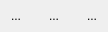
<?xml version="1.0" encoding="UTF-8"?>
<ui version="4.0">
 <class>BrowseAttachmentButtonBox</class>
 <widget class="QWidget" name="BrowseAttachmentButtonBox">
  <property name="geometry">
   <rect>
    <x>0</x>
    <y>0</y>
    <width>108</width>
    <height>32</height>
   </rect>
  </property>
  <property name="windowTitle">
   <string>Form</string>
  </property>
  <layout class="QHBoxLayout" name="horizontalLayout">
   <property name="spacing">
    <number>6</number>
   </property>
   <property name="leftMargin">
    <number>0</number>
   </property>
   <property name="topMargin">
    <number>0</number>
   </property>
   <property name="rightMargin">
    <number>0</number>
   </property>
   <property name="bottomMargin">
    <number>0</number>
   </property>
   <item>
    <widget class="QToolButton" name="buttonBrowseAudioAttachments">
     <property name="minimumSize">
      <size>
       <width>32</width>
       <height>32</height>
      </size>
     </property>
     <property name="maximumSize">
      <size>
       <width>32</width>
       <height>32</height>
      </size>
     </property>
     <property name="text">
      <string>...</string>
     </property>
     <property name="icon">
      <iconset resource="../ressources.qrc">
       <normaloff>:/icons/icons/1411735338_519586-083_Music-128.png</normaloff>:/icons/icons/1411735338_519586-083_Music-128.png</iconset>
     </property>
     <property name="shortcut">
      <string>Ctrl+1</string>
     </property>
     <property name="popupMode">
      <enum>QToolButton::DelayedPopup</enum>
     </property>
     <property name="toolButtonStyle">
      <enum>Qt::ToolButtonIconOnly</enum>
     </property>
     <property name="autoRaise">
      <bool>true</bool>
     </property>
    </widget>
   </item>
   <item>
    <widget class="QToolButton" name="buttonBrowseChordAttachments">
     <property name="minimumSize">
      <size>
       <width>32</width>
       <height>32</height>
      </size>
     </property>
     <property name="maximumSize">
      <size>
       <width>32</width>
       <height>32</height>
      </size>
     </property>
     <property name="text">
      <string>...</string>
     </property>
     <property name="icon">
      <iconset resource="../ressources.qrc">
       <normaloff>:/icons/icons/write13.png</normaloff>:/icons/icons/write13.png</iconset>
     </property>
     <property name="shortcut">
      <string>Ctrl+2</string>
     </property>
     <property name="popupMode">
      <enum>QToolButton::DelayedPopup</enum>
     </property>
     <property name="toolButtonStyle">
      <enum>Qt::ToolButtonIconOnly</enum>
     </property>
     <property name="autoRaise">
      <bool>true</bool>
     </property>
    </widget>
   </item>
   <item>
    <widget class="QToolButton" name="buttonBrowsePDFAttachments">
     <property name="minimumSize">
      <size>
       <width>32</width>
       <height>32</height>
      </size>
     </property>
     <property name="maximumSize">
      <size>
       <width>32</width>
       <height>32</height>
      </size>
     </property>
     <property name="text">
      <string>...</string>
     </property>
     <property name="icon">
      <iconset resource="../ressources.qrc">
       <normaloff>:/icons/icons/pdf24.png</normaloff>:/icons/icons/pdf24.png</iconset>
     </property>
     <property name="shortcut">
      <string>Ctrl+3</string>
     </property>
     <property name="popupMode">
      <enum>QToolButton::DelayedPopup</enum>
     </property>
     <property name="toolButtonStyle">
      <enum>Qt::ToolButtonIconOnly</enum>
     </property>
     <property name="autoRaise">
      <bool>true</bool>
     </property>
    </widget>
   </item>
  </layout>
 </widget>
 <resources>
  <include location="../ressources.qrc"/>
 </resources>
 <connections/>
</ui>
